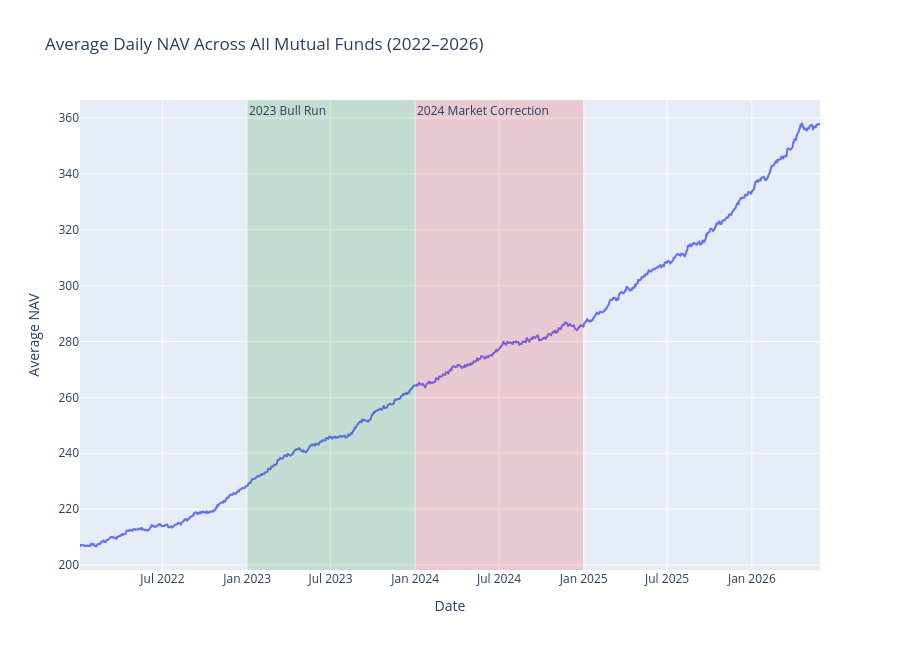

Notebook code cell kept with this figure:
### Code cell
import pandas as pd
import plotly.express as px

nav = pd.read_csv("data/processed/clean_nav.csv")

nav["date"] = pd.to_datetime(nav["date"])

avg_nav = (
    nav.groupby("date")["nav"]
    .mean()
    .reset_index()
)

fig = px.line(
    avg_nav,
    x="date",
    y="nav",
    title="Average Daily NAV Across All Mutual Funds (2022–2026)"
)

# 2023 Bull Run
fig.add_vrect(
    x0="2023-01-01",
    x1="2023-12-31",
    fillcolor="green",
    opacity=0.15,
    annotation_text="2023 Bull Run",
    annotation_position="top left",
    line_width=0
)

# 2024 Market Correction
fig.add_vrect(
    x0="2024-01-01",
    x1="2024-12-31",
    fillcolor="red",
    opacity=0.15,
    annotation_text="2024 Market Correction",
    annotation_position="top left",
    line_width=0
)

fig.update_layout(
    xaxis_title="Date",
    yaxis_title="Average NAV",
    height=650
)

fig.show()
fig.write_image(
    "reports/charts/Highlight_avg_nav_trend.png"
)

### Figure 1 — Plotly figure (JSON) as saved in the notebook; plotly's stock layout.template omitted (floating-point values rounded to 4 significant figures; data arrays with more than 128 entries replaced by an {"elided": "..."} marker saying what was removed)
{"data": [{"hovertemplate": "date=%{x}<br>nav=%{y}<extra></extra>", "legendgroup": "", "line": {"color": "#636efa", "dash": "solid"}, "marker": {"symbol": "circle"}, "mode": "lines", "name": "", "showlegend": false, "type": "scattergl", "x": {"elided": "1150 str values"}, "xaxis": "x", "y": {"elided": "1150 float values"}, "yaxis": "y"}], "layout": {"annotations": [{"showarrow": false, "text": "2023 Bull Run", "x": "2023-01-01", "xanchor": "left", "xref": "x", "y": 1, "yanchor": "top", "yref": "y domain"}, {"showarrow": false, "text": "2024 Market Correction", "x": "2024-01-01", "xanchor": "left", "xref": "x", "y": 1, "yanchor": "top", "yref": "y domain"}], "height": 650, "legend": {"tracegroupgap": 0}, "shapes": [{"fillcolor": "green", "line": {"width": 0}, "opacity": 0.15, "type": "rect", "x0": "2023-01-01", "x1": "2023-12-31", "xref": "x", "y0": 0, "y1": 1, "yref": "y domain"}, {"fillcolor": "red", "line": {"width": 0}, "opacity": 0.15, "type": "rect", "x0": "2024-01-01", "x1": "2024-12-31", "xref": "x", "y0": 0, "y1": 1, "yref": "y domain"}], "title": {"text": "Average Daily NAV Across All Mutual Funds (2022–2026)"}, "xaxis": {"anchor": "y", "domain": [0, 1], "title": {"text": "Date"}}, "yaxis": {"anchor": "x", "domain": [0, 1], "title": {"text": "Average NAV"}}}}
